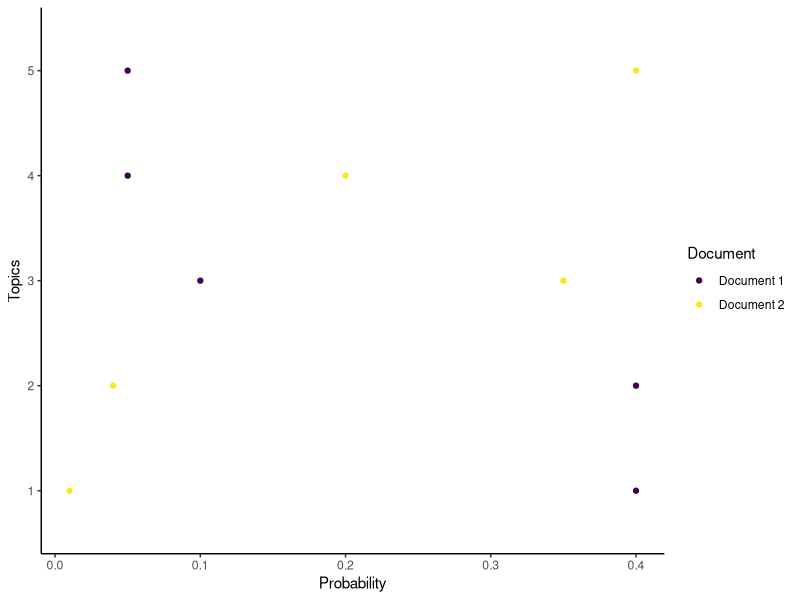
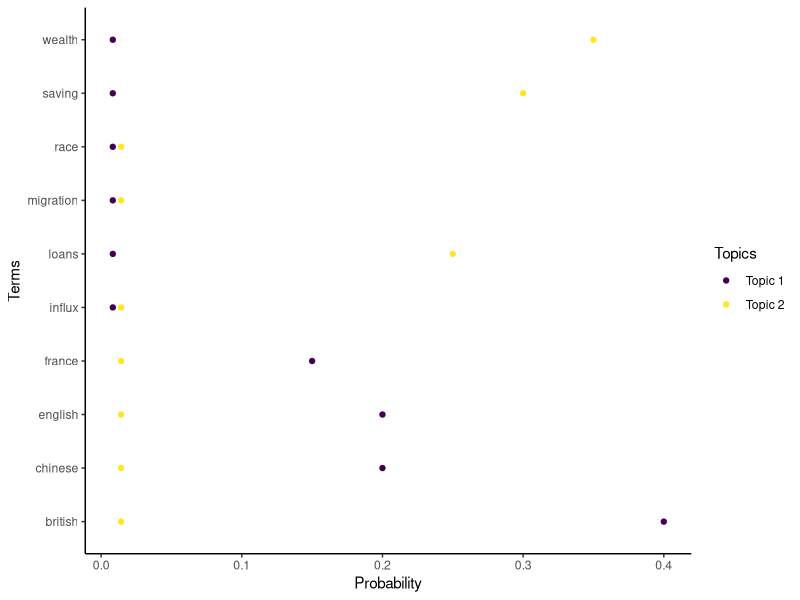

Source code (R) for these figures, in order:
## ---- chunk 1
knitr::opts_chunk$set(echo = TRUE)
library(tidyverse)
## ---- chunk 2

tibble(
  Topics = rep(c("1", "2", "3", "4", "5"), 2),
  Probability = c(c(0.40, 0.40, 0.1, 0.05, 0.05), c(0.01, 0.04, 0.35, 0.20, 0.4)),
  Document = c(rep("Document 1", 5), rep("Document 2", 5))
  ) %>%
  ggplot(aes(Topics, Probability, colour = Document)) +
  geom_point() +
  theme_classic() +
  coord_flip()  +
  scale_colour_viridis_d()

## ---- chunk 3
tibble(
  Terms = rep(c("migration", "race", "influx", "loans", "wealth", "saving", "chinese", "france", "british", "english"), 2),
  Probability = c(c(0.0083, 0.0083, 0.0083, 0.0083, 0.0083, 0.0083, 0.2, 0.15, 0.4, 0.2), c(0.0142, 0.0142, 0.0142, 0.25, 0.35, 0.30, 0.0142, 0.0142, 0.0142, 0.0142)),
  Topics = c(rep("Topic 1", 10), rep("Topic 2", 10))
  ) %>%
  ggplot(aes(Terms, Probability, colour = Topics)) +
  geom_point() +
  theme_classic() +
  coord_flip() +
  scale_colour_viridis_d()

